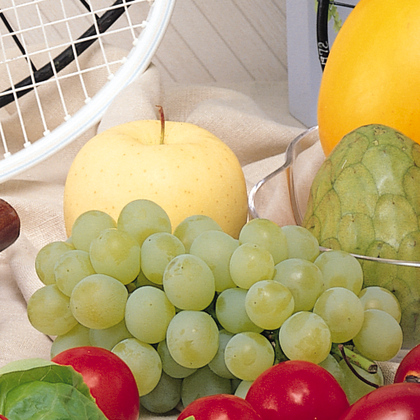
%> input picture excersiecs/mahlamahdi/23/fruits.png, 420 x 420 px, shrunk from 512 x 512 before the run
$ octave ex23.m   (GNU Octave 9; MATLAB toolbox functions it lacks are replaced by stand-ins)
%> lines starting %> are read from the running program, lines starting %| are printed output that depends on the picture
### excersiecs/mahlamahdi/23/compute_hist.m
function [pixel_histogram] =  compute_hist(image)
[m ,n] = size(image);
pixel_histogram = zeros(1, 256);
for i = 1 : m
    for j = 1 : n
        pixel_histogram(1, image(i,j) + 1) = pixel_histogram(1, image(i,j) + 1) + 1;
        % pixel_histogram(1, image(i,j) + 1) += 1;
    end
end
end

### excersiecs/mahlamahdi/23/ex23.m
clc;
close all;
clear all;

image = imread("fruits.png");
%> image is the input picture: size 420x420x3 uint8; mean R, G, B 185.5, 163.3, 118.3
image2 = image;
[m, n ,r] = size(image);
%> m = 420; n = 420; r = 3

for p=1:r
  hist=compute_hist(image(:,:,p));
  bar(hist);
  subplot(2,3,p); bar(hist);
end
%> this loop made 3 passes
%> pass 1, `bar(hist);`:
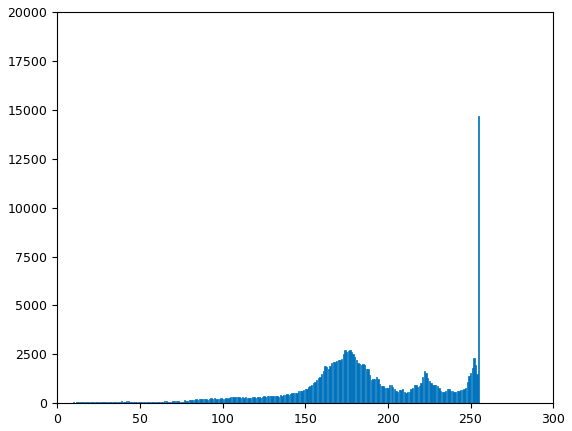
%> figure redrawn from the program's plot data; tallest bar 14686 high, from x = 254.6 to 255.4
%> pass 1, `bar(hist)`:
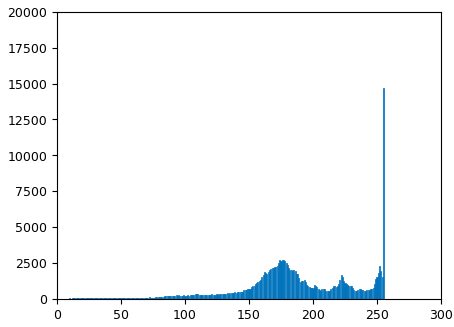
%> figure redrawn from the program's plot data; tallest bar 14686 high, from x = 254.6 to 255.4

subplot(2,3,4:6), imshow(image);
%> after `imshow(image)`:
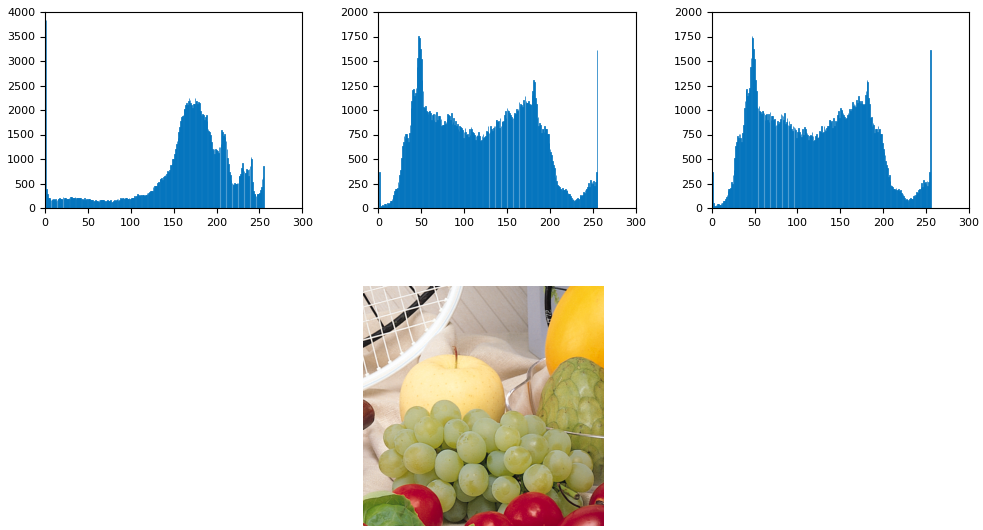
%> figure redrawn from the program's plot data, 4 panels
